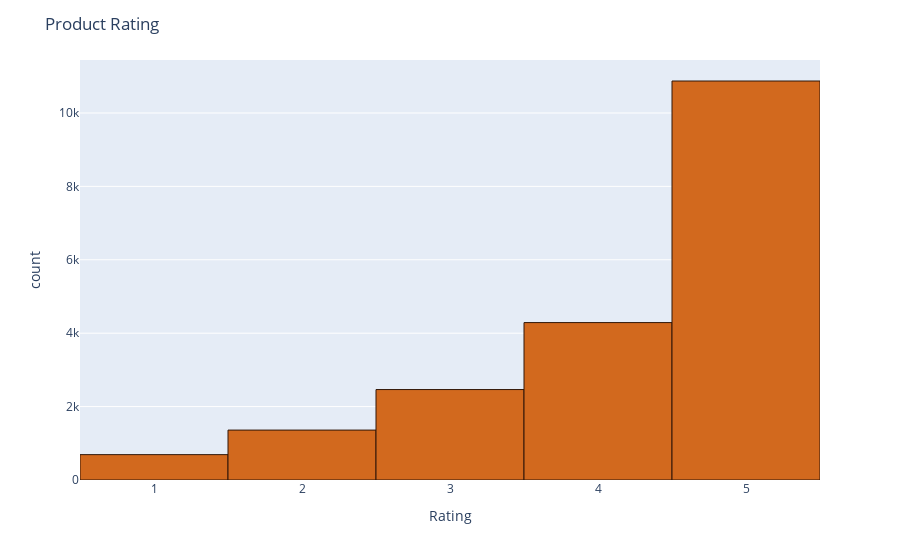

Source (notebook cell):
### Code cell
# Plot the histogram of rating

fig = px.histogram(df, x="Rating")
fig.update_traces(marker_color="chocolate",marker_line_color='rgb(48,23,8)',
                  marker_line_width=1)
fig.update_layout(title_text='Product Rating')
fig.show()

### Figure 1 — Plotly figure (JSON) as saved in the notebook; plotly's stock layout.template omitted (floating-point values rounded to 4 significant figures; data arrays with more than 128 entries replaced by an {"elided": "..."} marker saying what was removed)
{"data": [{"alignmentgroup": "True", "bingroup": "x", "hovertemplate": "Rating=%{x}<br>count=%{y}<extra></extra>", "legendgroup": "", "marker": {"color": "chocolate", "line": {"color": "rgb(48,23,8)", "width": 1}, "pattern": {"shape": ""}}, "name": "", "offsetgroup": "", "orientation": "v", "showlegend": false, "type": "histogram", "x": {"elided": "19675 int values"}, "xaxis": "x", "yaxis": "y"}], "layout": {"barmode": "relative", "legend": {"tracegroupgap": 0}, "margin": {"t": 60}, "title": {"text": "Product Rating"}, "xaxis": {"anchor": "y", "domain": [0, 1], "title": {"text": "Rating"}}, "yaxis": {"anchor": "x", "domain": [0, 1], "title": {"text": "count"}}}}
